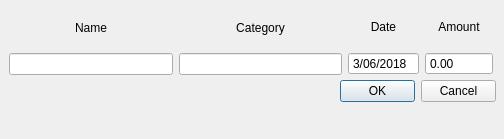
<?xml version="1.0" encoding="UTF-8"?>
<ui version="4.0">
 <class>ExpenseDialog</class>
 <widget class="QDialog" name="ExpenseDialog">
  <property name="geometry">
   <rect>
    <x>0</x>
    <y>0</y>
    <width>504</width>
    <height>139</height>
   </rect>
  </property>
  <property name="windowTitle">
   <string>Add Transaction</string>
  </property>
  <widget class="QDialogButtonBox" name="buttonBox">
   <property name="geometry">
    <rect>
     <x>340</x>
     <y>80</y>
     <width>156</width>
     <height>23</height>
    </rect>
   </property>
   <property name="orientation">
    <enum>Qt::Horizontal</enum>
   </property>
   <property name="standardButtons">
    <set>QDialogButtonBox::Cancel|QDialogButtonBox::Ok</set>
   </property>
  </widget>
  <widget class="QWidget" name="layoutWidget">
   <property name="geometry">
    <rect>
     <x>9</x>
     <y>9</y>
     <width>484</width>
     <height>66</height>
    </rect>
   </property>
   <layout class="QHBoxLayout" name="horizontalLayout">
    <item>
     <layout class="QVBoxLayout" name="verticalLayout">
      <item>
       <widget class="QLabel" name="transactionNameLabel">
        <property name="text">
         <string>&lt;html&gt;&lt;head/&gt;&lt;body&gt;&lt;p align=&quot;center&quot;&gt;&lt;span style=&quot; color:#030303;&quot;&gt;Name&lt;/span&gt;&lt;/p&gt;&lt;/body&gt;&lt;/html&gt;</string>
        </property>
       </widget>
      </item>
      <item>
       <widget class="QLineEdit" name="transactionNameEdit"/>
      </item>
     </layout>
    </item>
    <item>
     <layout class="QVBoxLayout" name="verticalLayout_4">
      <item>
       <widget class="QLabel" name="transactionCategoryLabel">
        <property name="text">
         <string>&lt;html&gt;&lt;head/&gt;&lt;body&gt;&lt;p align=&quot;center&quot;&gt;Category&lt;/p&gt;&lt;/body&gt;&lt;/html&gt;</string>
        </property>
       </widget>
      </item>
      <item>
       <widget class="QLineEdit" name="transactionCategoryEdit"/>
      </item>
     </layout>
    </item>
    <item>
     <layout class="QVBoxLayout" name="verticalLayout_2">
      <item>
       <widget class="QLabel" name="transactionDateLabel">
        <property name="text">
         <string>&lt;html&gt;&lt;head/&gt;&lt;body&gt;&lt;p align=&quot;center&quot;&gt;Date&lt;/p&gt;&lt;/body&gt;&lt;/html&gt;</string>
        </property>
       </widget>
      </item>
      <item>
       <widget class="QDateEdit" name="transactionDateEdit">
        <property name="buttonSymbols">
         <enum>QAbstractSpinBox::NoButtons</enum>
        </property>
        <property name="displayFormat">
         <string>M/dd/yyyy</string>
        </property>
        <property name="date">
         <date>
          <year>2018</year>
          <month>3</month>
          <day>6</day>
         </date>
        </property>
       </widget>
      </item>
     </layout>
    </item>
    <item>
     <layout class="QVBoxLayout" name="verticalLayout_3">
      <item>
       <widget class="QLabel" name="transactionAmountLabel">
        <property name="text">
         <string>&lt;html&gt;&lt;head/&gt;&lt;body&gt;&lt;p align=&quot;center&quot;&gt;Amount&lt;/p&gt;&lt;/body&gt;&lt;/html&gt;</string>
        </property>
       </widget>
      </item>
      <item>
       <widget class="QDoubleSpinBox" name="transactionAmountEdit">
        <property name="buttonSymbols">
         <enum>QAbstractSpinBox::NoButtons</enum>
        </property>
        <property name="maximum">
         <double>99999999.000000000000000</double>
        </property>
       </widget>
      </item>
     </layout>
    </item>
   </layout>
  </widget>
 </widget>
 <resources/>
 <connections>
  <connection>
   <sender>buttonBox</sender>
   <signal>accepted()</signal>
   <receiver>ExpenseDialog</receiver>
   <slot>accept()</slot>
   <hints>
    <hint type="sourcelabel">
     <x>257</x>
     <y>80</y>
    </hint>
    <hint type="destinationlabel">
     <x>157</x>
     <y>89</y>
    </hint>
   </hints>
  </connection>
  <connection>
   <sender>buttonBox</sender>
   <signal>rejected()</signal>
   <receiver>ExpenseDialog</receiver>
   <slot>reject()</slot>
   <hints>
    <hint type="sourcelabel">
     <x>325</x>
     <y>80</y>
    </hint>
    <hint type="destinationlabel">
     <x>286</x>
     <y>89</y>
    </hint>
   </hints>
  </connection>
 </connections>
</ui>
